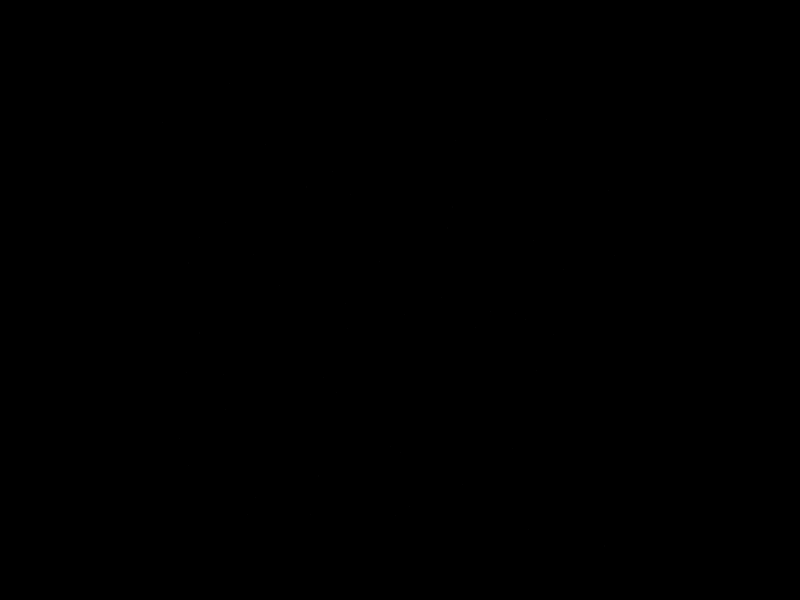
Frame 1 (no input)
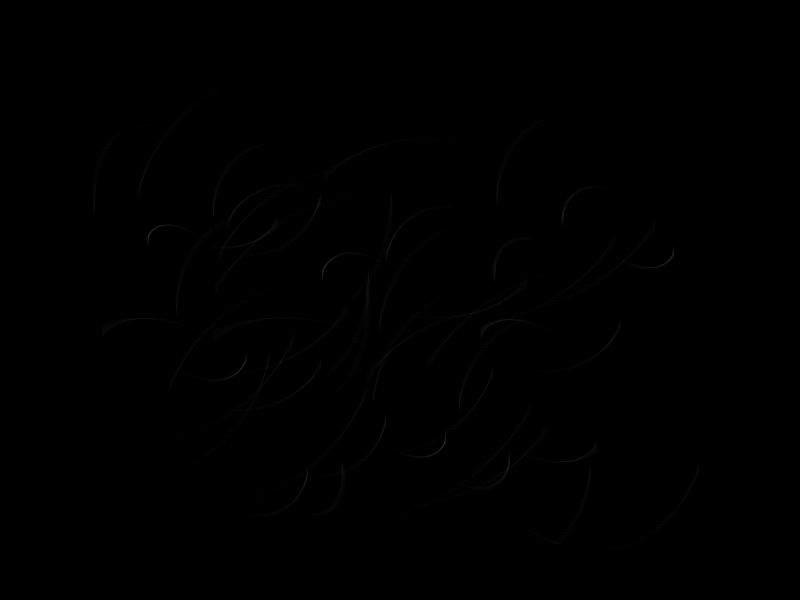
Frame 60 (the mouse pressed at the canvas centre just before this capture)
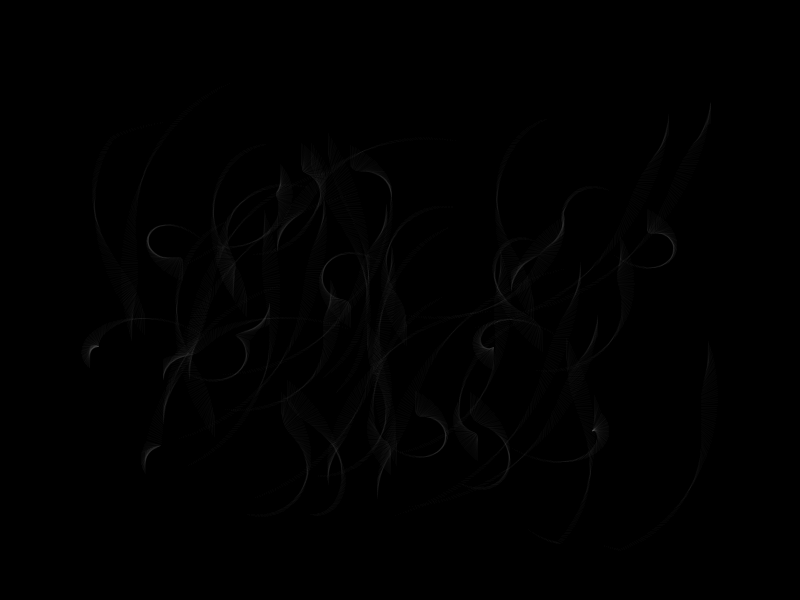
Frame 120 (the mouse held since frame 60 and released just before this capture)

The Processing sketch that drew these frames (run headless with seeded random() and noise(); from frame 60 on, the mouse is pressed at the canvas centre):

// Processing sketch: processing_155585
// ── processing_155585.pde

/*
 * Creative Coding
 * Week 3, 04 - spinning top: curved motion with sin() and cos()
 * by Indae Hwang and Jon McCormack
 * Copyright (c) 2014 Monash University
 *
 * This sketch is the first cut at translating the motion of a spinning top
 * to trace a drawing path. This sketch traces a path using sin() and cos()
 *
 */

float rad;       // radius for the moving hand
int num = 50; // number of 'spinning tops'
int edge = 150; // 
PVector[] loc = new PVector[num]; // location array, using PVector to avoid additional arrays
PVector[] vel = new PVector[num]; // velocity array, using PVector to avoid additional arrays
int[] dir = new int[num];

void setup() {
  size(800, 600);

  for (int i=0; i<num; i++) {
    // a random starting position for the anchors
    float x = random(edge, width-edge); 
    float y = random(edge, height-edge); 
    loc[i] = new PVector(x, y);
    // dx and dy are the small change in position each frame
    float dx = random(-1, 1);
    float dy = random(-1, 1);
    vel[i] = new PVector(dx, dy);
    // clock-wise or non-clockwise
    float r = random(1);
    dir[i] = r>0.5 ? 1 : -1;
  }

  background(0);
}


void draw() {
  // blend the old frames into the background
  //blendMode(BLEND);
  //fill(0, 15);
  //rect(0, 0, width, height);
  rad = radians(frameCount);

  // calculate new position

  for (int i=0; i<loc.length; i++) {
    loc[i].add(vel[i]); // add one velocity unit to the current location of the anchor
    float max = 1;
    float min = 0.5;
    //When the shape hits the edge of the window, it reverses its direction and changes velocity
    if (loc[i].x > width-edge || loc[i].x < edge) {
      vel[i].x = vel[i].x > 0 ? -random(min, max) : random(min, max);
    }

    if (loc[i].y > height-edge || loc[i].y < edge) {
      vel[i].y = vel[i].y > 0 ? -random(min, max) : random(min, max);
    }

    float bx = loc[i].x + 100 * sin(rad)*dir[i];
    float by = loc[i].y + 100 * cos(rad)*dir[i];    

    fill(180,5);

    float radius = 100 * sin(rad*0.1);
    float handX = bx + radius * sin(rad*3)*dir[i];
    float handY = by + radius * cos(rad*3)*dir[i];

    stroke(255, 5);
    line(bx, by, handX, handY);
    //ellipse(handX, handY, 2, 2);
  }
}

void keyPressed() {
  save(random(23232)+".jpg");
}
